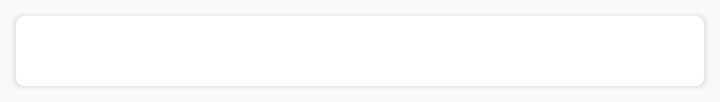
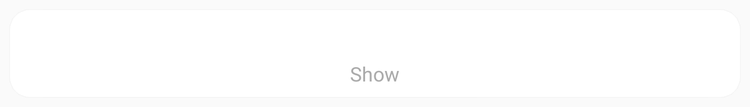

One screen, two layout resources from the same app: the default and the repository's alternative for another configuration. Each is rendered where Android would select it; the XML of both is given below.
<!-- AndroidManifest.xml: application theme AppTheme -->
<!-- res/layout/step_list_item.xml -->
<?xml version="1.0" encoding="utf-8"?>
<android.support.constraint.ConstraintLayout xmlns:android="http://schemas.android.com/apk/res/android"
    xmlns:card_view="http://schemas.android.com/apk/res-auto"
    android:layout_width="match_parent"
    android:layout_height="wrap_content">

    <android.support.v7.widget.CardView
        android:layout_width="match_parent"
        android:layout_height="wrap_content"
        android:layout_gravity="center"
        android:layout_marginBottom="8dp"
        android:layout_marginEnd="8dp"
        android:layout_marginLeft="8dp"
        android:layout_marginRight="8dp"
        android:layout_marginStart="8dp"
        android:layout_marginTop="8dp"
        card_view:cardCornerRadius="4dp"
        card_view:layout_constraintBottom_toBottomOf="parent"
        card_view:layout_constraintEnd_toEndOf="parent"
        card_view:layout_constraintStart_toStartOf="parent"
        card_view:layout_constraintTop_toTopOf="parent">

        <TextView
            android:id="@+id/step_text_view"
            android:layout_width="match_parent"
            android:layout_height="wrap_content"
            android:layout_margin="8dp"
            card_view:layout_constraintBottom_toBottomOf="parent"
            card_view:layout_constraintEnd_toEndOf="parent"
            card_view:layout_constraintStart_toStartOf="parent"
            card_view:layout_constraintTop_toTopOf="parent" />

    </android.support.v7.widget.CardView>
</android.support.constraint.ConstraintLayout>
<!-- resources referenced by this layout -->
<resources>
  <style name="AppTheme" parent="Theme.AppCompat.Light.DarkActionBar">
          
          <item name="colorPrimary">@color/goldenBrown</item>
          <item name="colorPrimaryDark">@color/veryDarkOrange</item>
          <item name="colorAccent">@color/cherryRed</item>
      </style>
  <color name="goldenBrown">#996515</color>
  <color name="veryDarkOrange">#6C470F</color>
  <color name="cherryRed">#C40000</color>
</resources>
<!-- res/layout-large/step_list_item.xml (the repository's variant of the layout above) -->
<!-- drawn on a 7-inch tablet held upright -->
<?xml version="1.0" encoding="utf-8"?>
<android.support.constraint.ConstraintLayout xmlns:android="http://schemas.android.com/apk/res/android"
    xmlns:card_view="http://schemas.android.com/apk/res-auto"
    android:layout_width="match_parent"
    android:layout_height="wrap_content">

    <android.support.v7.widget.CardView
        android:layout_width="match_parent"
        android:layout_height="wrap_content"
        android:layout_gravity="center"
        android:layout_marginBottom="8dp"
        android:layout_marginEnd="8dp"
        android:layout_marginLeft="8dp"
        android:layout_marginRight="8dp"
        android:layout_marginStart="8dp"
        android:layout_marginTop="8dp"
        card_view:cardCornerRadius="16dp"
        card_view:layout_constraintBottom_toBottomOf="parent"
        card_view:layout_constraintEnd_toEndOf="parent"
        card_view:layout_constraintStart_toStartOf="parent"
        card_view:layout_constraintTop_toTopOf="parent">

        <LinearLayout
            android:layout_width="match_parent"
            android:layout_height="match_parent"
            android:orientation="vertical">

            <TextView
                android:id="@+id/step_text_view"
                android:layout_width="wrap_content"
                android:layout_height="wrap_content"
                android:layout_gravity="center"
                android:layout_marginEnd="8dp"
                android:layout_marginStart="8dp"
                android:layout_marginTop="8dp"
                android:textAlignment="center"
                android:textSize="24sp" />

            <TextView
                android:layout_width="wrap_content"
                android:layout_height="wrap_content"
                android:layout_gravity="center"
                android:layout_marginBottom="8dp"
                android:layout_marginEnd="8dp"
                android:layout_marginStart="8dp"
                android:text="@string/step_tv_subtext"
                android:textColor="@android:color/darker_gray"
                android:textSize="16sp" />

        </LinearLayout>

    </android.support.v7.widget.CardView>
</android.support.constraint.ConstraintLayout>
<!-- resources referenced by the variant -->
<!-- as a 7-inch tablet held upright resolves them -->
<resources>
  <string name="step_tv_subtext">Show</string>
  <style name="AppTheme" parent="Theme.AppCompat.Light.DarkActionBar">
          
          <item name="colorPrimary">@color/goldenBrown</item>
          <item name="colorPrimaryDark">@color/veryDarkOrange</item>
          <item name="colorAccent">@color/cherryRed</item>
      </style>
  <color name="goldenBrown">#996515</color>
  <color name="veryDarkOrange">#6C470F</color>
  <color name="cherryRed">#C40000</color>
</resources>
